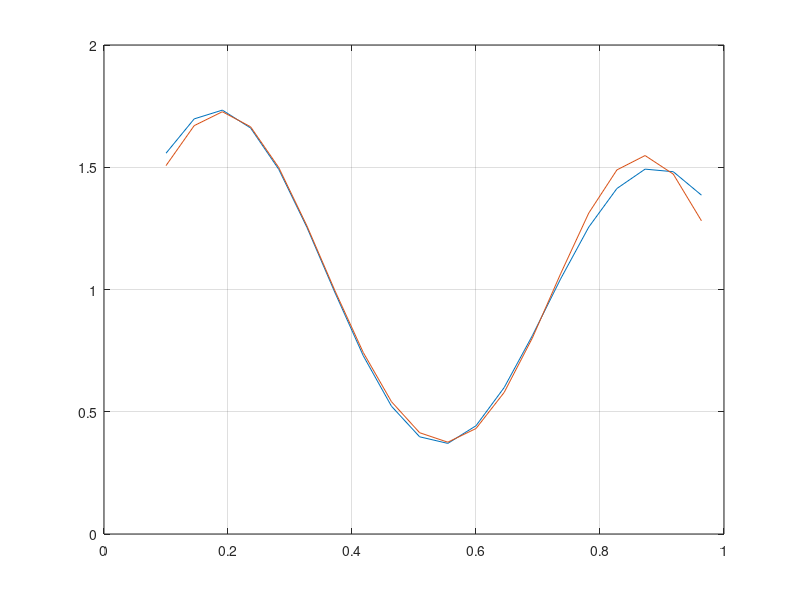

MATLAB code to generate this figure:
clc
x = 0.1:1/22:1;

d = (1 + 0.6*sin(2*pi*x/0.7)) + (0.3*sin(2*pi*x))/2;

w1 = randn(1);
w2 = randn(1);
w0 = randn(1);
eta = 0.1;

c1 = 0.19;
c2 = 0.87;
r1 = 0.17;
r2 = 0.15;

for k = 1:5000

for i = 1:20

y1 = exp(-1*(((x(i)-c1)^2) /( 2 * r1 ^2)));
y2 = exp(-1*(((x(i)-c2)^2) /( 2 * r2 ^2)));
y = w1 * y1 + w2 * y2 + w0;
e = d(i) - y;
w1 = w1 + eta * e * y1;
w2 = w2 + eta * e * y2;
w0 = w0 + eta * e;

end

end

for i = 1 : 20
    y1 = exp(-1*(((x(i)-c1)^2) / (2 * r1 ^2)));
    y2 = exp(-1*(((x(i)-c2)^2) / (2 * r2 ^2)));
    Y(i) = w1 * y1 + w2 * y2 + w0;
end

plot(x,d, x,Y)
grid on






